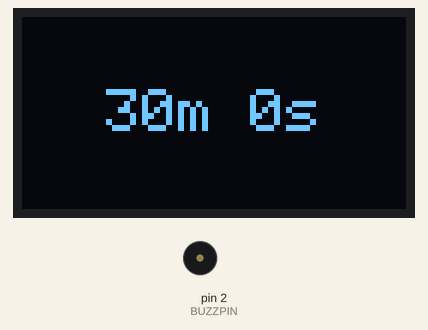
The sketch below on a simulated Arduino Uno, built with avr-gcc and run on an emulated ATmega328P. Parts: 128×64 one-colour display, buzzer (waves = sounding, pin HIGH). The display library's start-up logo is not drawn.

Above: at 2.1 s.
At 6.2 s:
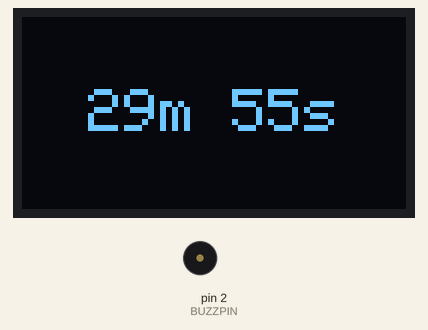
At 10.4 s:
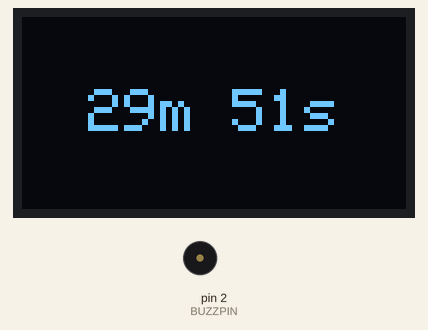
At 19.6 s:
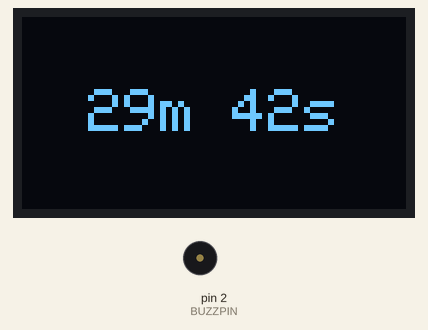
At 28.9 s:
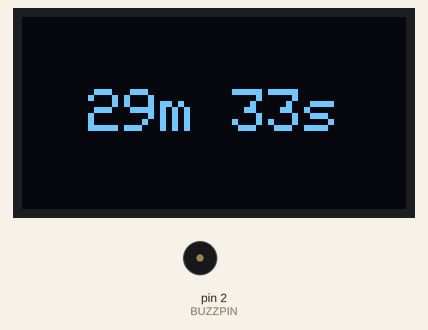
At 38.1 s:
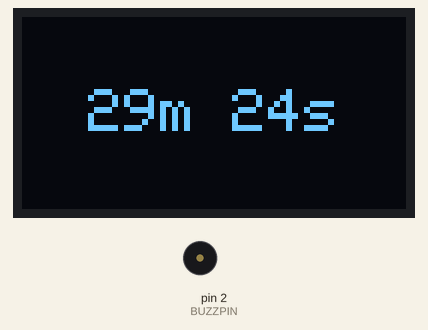

The sketch:

pomodoroPlay.ino
```cpp
#include <Adafruit_SSD1306.h>

#define SCREEN_WIDTH 128
#define SCREEN_HEIGHT 64
#define OLED_RESET    -1
#define SSD1306_I2C_ADDRESS 0x3C
#define BUZZPIN 2
#define BUZZDELAY 200
#define PLAYPIN 8
#define RESTARTPIN 7

Adafruit_SSD1306 display(SCREEN_WIDTH, SCREEN_HEIGHT, &Wire, OLED_RESET);

unsigned long endTime = 0;
String input;

void setup() {
  pinMode(BUZZPIN, OUTPUT);
  pinMode(PLAYPIN, INPUT_PULLUP);
  pinMode(RESTARTPIN, INPUT_PULLUP);
  Serial.begin(9600);
  while (!Serial);
  if (!display.begin(SSD1306_SWITCHCAPVCC, SSD1306_I2C_ADDRESS)) {
    Serial.println(F("SSD1306 allocation failed"));
    for (;;);
  }

  display.display();
  delay(2000);  // Pause for 2 seconds

  display.clearDisplay();
  display.setTextColor(SSD1306_WHITE);
  display.setTextSize(2);

  // Set the initial endTime to 30 minutes from the current time
  unsigned long currentTime = millis();
  endTime = currentTime + 1800000;  // 30 minutes = 30 * 60 * 1000 milliseconds
}

void loop() {
  unsigned long currentTime = millis();
  unsigned long elapsedTime = (endTime > currentTime) ? (endTime - currentTime) : 0;

  int minutes = (elapsedTime / 60000) % 60;
  int seconds = (elapsedTime / 1000) % 60;

  display.clearDisplay();

  int16_t x1, y1;
  uint16_t w, h;

  // Display the countdown timer
  String timerText = String(minutes) + "m " + String(seconds) + "s";
  display.getTextBounds(timerText, 0, 0, &x1, &y1, &w, &h);
  display.setCursor((SCREEN_WIDTH - w) / 2, (SCREEN_HEIGHT - h) / 2);
  display.print(timerText);

  display.display();

  if (elapsedTime == 0) {
    playBuzz();
    // Wait for the button to be pressed
    while (digitalRead(PLAYPIN) == HIGH) {
      delay(50);
    }
    // sending over 1 to python
    Serial.println(true);

    // Loop until a serial message/object is received from Python
    while (Serial.available() == 0) {
      delay(50);
    }
    input = Serial.readString();
    // recive one back from python indicating that video has been played
    if (input == "1"){
      while (digitalRead(RESTARTPIN) == HIGH){
        delay(50);
      }
      currentTime = millis();
      endTime = currentTime + 1800000;  // Set the end time to 30 minutes from now
    }
  }

  delay(1000);
}

void playBuzz() {
  for (int i = 0; i < 2; i++){
    tone(BUZZPIN, 494);
    delay(BUZZDELAY);
    noTone(BUZZPIN);
    delay(BUZZDELAY);
  }
}
```

Measured:
- what the display in image 0 shows lasts 1.0 s, from 2.1 s to 3.1 s
